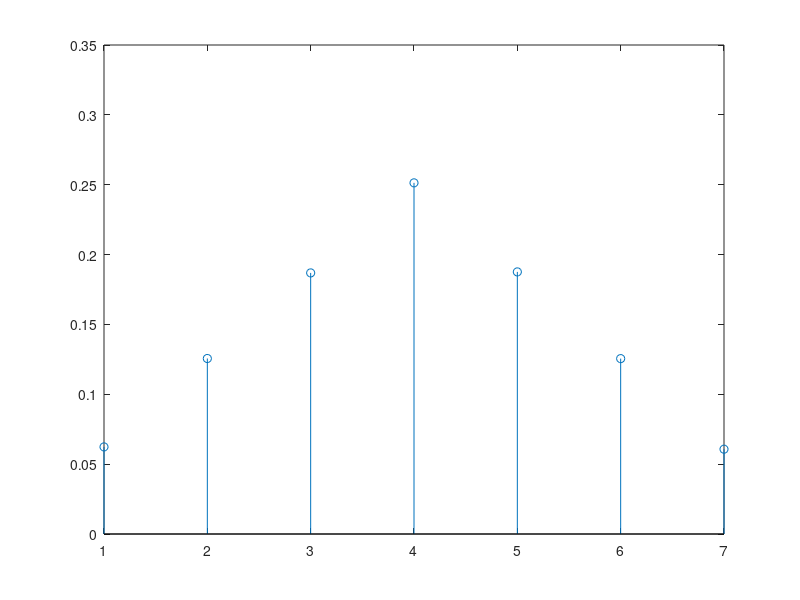

MATLAB code for this plot: (Note: this script raises an error after producing the figure.)
% EXERCÍCIO 1
% A)
exp = 1e5;
experimento1 = randi([1,4],1,exp);
experimento2 = randi([5,8],1,exp);
lancamento = experimento2 - experimento1;
probTotal = zeros(1,7);
for i = 1:7
    disp(i);
    contaux = lancamento == i;
    probTotal(i) = sum(contaux)/exp;
end
teste = sum(probTotal);
stem(1:7,probTotal);

% B)
esperanca = 0;
esperanca2Alt = 0;
for j = 1:7
    esperanca = esperanca + j*probTotal(j);
    esperanca2Alt = esperanca2Alt + j^2*probTotal(j);
end
esperancaAlt = sum((1:7).*probTotal);
esperanca2 = sum((1:7).^2*probTotal');

var = esperanca2 - esperanca^2;
dp = sqrt(var);

%C)
prob2given5aux = 5 - experimento1 == 1;
prob1given5 = sum(prob2given5aux)/exp;

% EXERCÍCIO 3


H = [0   1   0   0   0  ;
     0   0   1/2 1/2 0  ;
     1/5 1/5 1/5 1/5 1/5;
     0   0   0   0   1  ;
     0   0   0   0   0  ]';
p = 0.8;
N = 5;
A = p*H + (1-p)*ones(N)/N;
A(isnan(A))  = 1/N;
x0 = ones(N,1)/N;
for i = 1:10
    xold = x0;
    x = A*x;
end




% EXERCÍCIO 4
CH1= {'Aníbal','Carlota','Eduardo','Francisco','Luis','Mário','Vera'};
CH2= {'Bernardo','Carlota','Daniel','Orlando','Paulo',};

BF = Init(50);
for i = 1:length(CH1)
    aux = cell2mat(CH1(i));
    BF = AddElement(BF, aux, 5);
end

for i = 1:length(CH2)
    aux = cell2mat(CH2(i));
    check = IsMember(BF, aux, 5);
    if check == false
        %fprintf('%s does not belong\n', aux);
    end
end



function BF = AddElement(BF,key,k)
    h = 127;
    chave = double(key);
    n = length(BF);
    for i=1:length(key)
        h = mod(31*h+chave(i), 2^32-1);
    end
    for i= k:-1:1
        h = mod(31*h+i, 2^32-1);
        BF(mod(h,n)+1) = true;
    end
end

function check = IsMember(BF, key, k)
    check = true;
    h = 127;
    chave = double(key);
    n = length(BF);
    for i = 1:length(key)
        h = mod(31*h+chave(i), 2^32-1);
    end
    for i= k:-1:1
        h = mod(31*h+1, 2^32-1);
        if BF(mod(h,n)+1) == false
            check = false;
            break;
        end
    end
    
end







function BF= Init(n)
    BF= zeros(1,n);
end